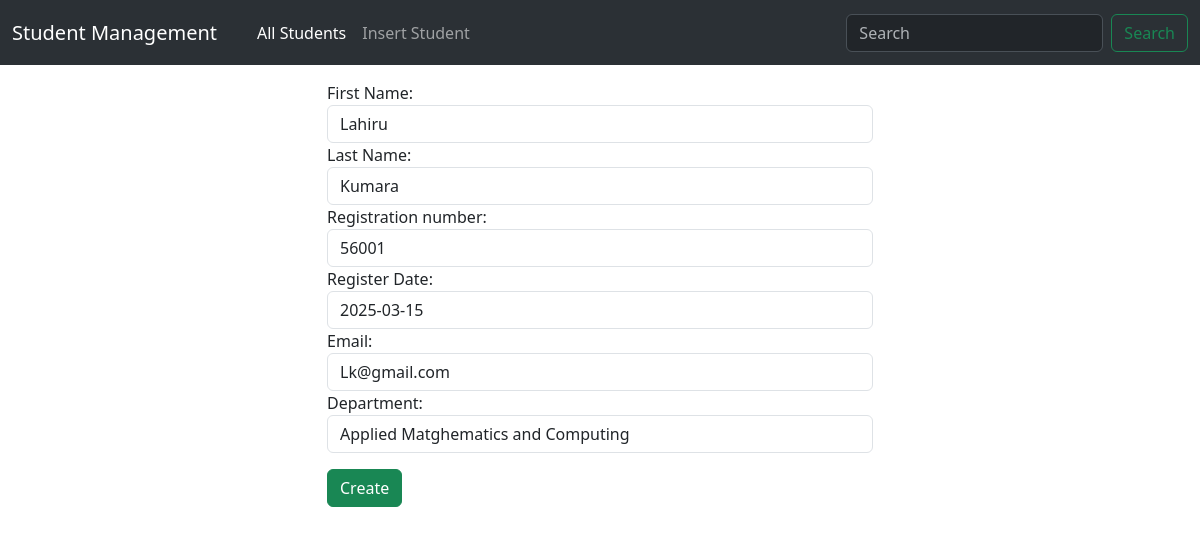
Screenshot of /update/7 with the database file from the repository.
### app1/models.py (models this page shows, shortened)
class student(models.Model):
    fname=models.CharField(max_length=50)
    lname=models.CharField(max_length=50)
    regno=models.IntegerField()
    register_date=models.DateField(auto_now=False, auto_now_add=False)
    email=models.EmailField( max_length=254)
    branch=models.CharField(max_length=50,choices=CHOICES,default="Unknown")

### app1/views.py (the view)
# urls.py: path('update/<int:id>',views.update,name="update"),
def update(request,id):
    if request.method=="POST":
        data=student.objects.get(pk=id)
        form=studentform(request.POST,instance=data)
        if form.is_valid():
            form.save()
            return HttpResponseRedirect("/")
    else:
        data=student.objects.get(pk=id)
        form=studentform(instance=data)
        return render(request,"form.html",{"data":form})

### app1/forms.py
class studentform(forms.ModelForm):
    class Meta:
        model=student
        fields="__all__"
        labels={"fname":"First Name",
                "lname":"Last Name",
                "regno":"Registration number",
                "register_date":"Register Date",
                "email":"Email",
                "branch":"Department"}
        widgets={
            "fname":forms.TextInput(attrs={"class":"form-control"}),
            "lname":forms.TextInput(attrs={"class":"form-control"}),
            "regno":forms.NumberInput(attrs={"class":"form-control"}),
            "email":forms.EmailInput(attrs={"class":"form-control"}),
            "branch":forms.Select(attrs={"class":"form-control"}),
            "register_date":forms.DateInput(attrs={"class":"form-control"})}

### app1/templates/form.html (shortened to what this page needs)
{% extends "base.html" %}
{% block content1 %}
<div class="row">
    <div class="col-6 offset-3 mt-3">
<form action="" method="post" nonvalidate>
{% for field in data %}
{{field.label_tag}}
{{field}}
{% endfor %}
<input type="submit" class="btn btn-success mt-3 "value="Create">
</form>
</div>
</div>
{% endblock content1 %}

### rows the page displays
student: data "Lahiru" "Kumara" "56001" "2025-03-15" "Lk@gmail.com" "Applied Matghematics and Computing"

### other values shown
{{ field.label_tag }} "First Name:" "Last Name:" "Registration number:" "Register Date:" "Email:" "Department:"
